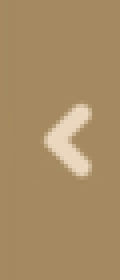
#> input picture resources/chat_exit.png, 30 x 70 px, shrunk from 57 x 135 before the run (shown 4 times larger)
$ python close_chat.py resources/chat_exit.png temp/exit_button_clicked_emulator-5554.png
#> lines starting #> are read from the running program, lines starting #| are printed output that depends on the picture
import os
import cv2
import json
import sys
import time
import subprocess  # For executing ADB commands

def close_chat(screenshot_path, device_id):
    """Main function to check for and close chat if the exit button is detected."""
#> called with screenshot_path = 'resources/chat_exit.png'

    # Load the screenshot
    img_rgb = cv2.imread(screenshot_path)
#> img_rgb is the input picture: shape (70, 30, 3); mean B, G, R 101.7, 141.8, 168.4
    if img_rgb is None:
        raise FileNotFoundError(f"Screenshot file '{screenshot_path}' not found or could not be opened.")

    # Convert screenshot to grayscale for template matching
    img_gray = cv2.cvtColor(img_rgb, cv2.COLOR_BGR2GRAY)
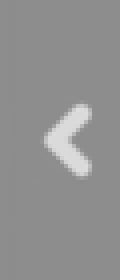
#> img_gray: shape (70, 30) (shown 4 times larger); min 139, max 222, mean 144.9

    # Path to the chat exit button template
    template_path = './resources/chat_exit.png'

    # Load and process the template
    template = cv2.imread(template_path)
    if template is None:
        raise FileNotFoundError(f"Template file '{template_path}' not found or could not be opened.")

    # Convert template to grayscale
    template_gray = cv2.cvtColor(template, cv2.COLOR_BGR2GRAY)

    # Perform template matching
    res = cv2.matchTemplate(img_gray, template_gray, cv2.TM_CCOEFF_NORMED)
#> res = [1]
    _, max_val, _, max_loc = cv2.minMaxLoc(res)
#> max_val = 1; max_loc = (0, 0)

    # Check if a match was found with confidence above 0.85
    if max_val >= 0.85:
        click_result = click_exit_button(device_id, max_loc)  # Click the detected exit button

        # Highlight the exit button in the screenshot
        top_left = max_loc
        bottom_right = (top_left[0] + template.shape[1], top_left[1] + template.shape[0])
        cv2.rectangle(img_rgb, top_left, bottom_right, (0, 0, 255), 2)  # Red rectangle around the matched area

        # Add text to the screenshot
        text = "from the close_chat.py"
        font = cv2.FONT_HERSHEY_SIMPLEX
        font_scale = 0.5
        font_color = (255, 255, 255)  # White color
        font_thickness = 1
        text_x = 10  # x coordinate
        text_y = 30  # y coordinate

        # Draw the text on the image
        cv2.putText(img_rgb, text, (text_x, text_y), font, font_scale, font_color, font_thickness)

        # Save the screenshot with highlighted exit button and text
        exit_button_clicked_path = f'./temp/exit_button_clicked_{device_id}.png'
        cv2.imwrite(exit_button_clicked_path, img_rgb)

        # Wait for a moment to allow the tap to register
        time.sleep(1)  # Adjust the time as necessary

        # Check if the chat is still open
        chat_status = check_chat_status(device_id)  # Add this function

        # Return the result indicating the exit button was found and clicked
        return {
            "captcha_found": True,
            "confidence": max_val,
            "location": max_loc,
            "screenshot_saved": exit_button_clicked_path,
            "adb_command_status": click_result['status'],
            "adb_command_error": click_result['error'],
            "chat_status_after": chat_status  # Add the chat status after trying to close
        }
    else:
        # Return that no exit button was found
        return {
            "chat_open": False,
            "captcha_found": False,
            "confidence": max_val,
            "location": None,
            "error": "Chat exit button not found. The chat might not be open."
        }

def click_exit_button(device_id, location):
    """Simulate a tap at the detected exit button location using ADB."""
#> called with location = (0, 0)
    x, y = location
#> x = 0; y = 0
    exec_command = f'adb -s {device_id} shell input tap {x} {y}'

    # Execute the tap command and capture output
#> (the run stopped early here; a loop or call above may not have finished)
